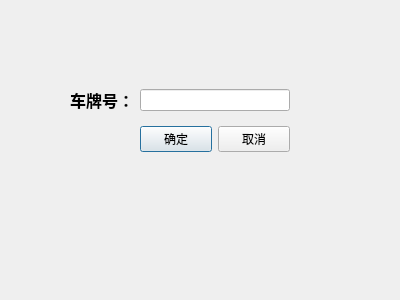
<?xml version="1.0" encoding="UTF-8"?>
<ui version="4.0">
 <class>outDialog</class>
 <widget class="QDialog" name="outDialog">
  <property name="geometry">
   <rect>
    <x>0</x>
    <y>0</y>
    <width>400</width>
    <height>300</height>
   </rect>
  </property>
  <property name="windowTitle">
   <string>Dialog</string>
  </property>
  <widget class="QWidget" name="gridLayoutWidget">
   <property name="geometry">
    <rect>
     <x>70</x>
     <y>80</y>
     <width>220</width>
     <height>80</height>
    </rect>
   </property>
   <layout class="QGridLayout" name="gridLayout">
    <item row="0" column="0">
     <widget class="QLabel" name="label_2">
      <property name="font">
       <font>
        <pointsize>12</pointsize>
        <bold>true</bold>
       </font>
      </property>
      <property name="text">
       <string>车牌号：</string>
      </property>
     </widget>
    </item>
    <item row="1" column="1">
     <widget class="QPushButton" name="okButton">
      <property name="text">
       <string>确定</string>
      </property>
      <property name="autoDefault">
       <bool>true</bool>
      </property>
     </widget>
    </item>
    <item row="1" column="2">
     <widget class="QPushButton" name="cancelButton">
      <property name="text">
       <string>取消</string>
      </property>
     </widget>
    </item>
    <item row="0" column="1" colspan="2">
     <widget class="QLineEdit" name="lineEdit_2"/>
    </item>
   </layout>
  </widget>
 </widget>
 <resources/>
 <connections/>
</ui>
